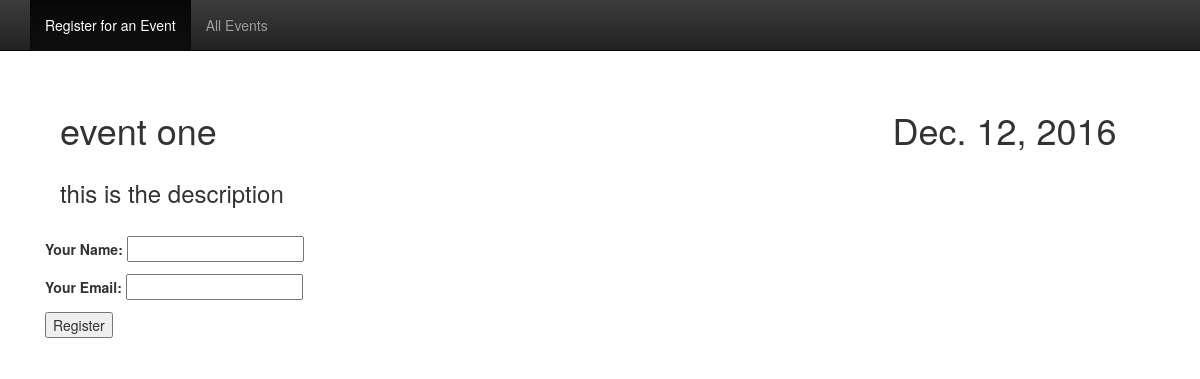
The app's page /events/1/ with its own data.
### events/models.py (models this page shows, shortened)
class Event(models.Model):
    name = models.CharField(max_length=70)
    date_time = models.DateField('Event date time', default=timezone.now)
    description = models.TextField()
    enabled = models.BooleanField(default=True)

### events/views.py (the view)
# urls.py: url(r'^(?P<event_id>[0-9]+)/$', views.detail, name='detail'),
def detail(request, event_id):
  event = get_object_or_404(Event, pk=event_id)
  if request.method == 'POST': # if this is a POST request we need to process the form data
      form = RegisterForm(request.POST)
      if form.is_valid():
          p_id = get_person_id(form)
          attend = Attendance(person_id = p_id, event_id = event_id)
          attend.save()
          return HttpResponseRedirect('/events/')
  else: # if a GET (or any other method) we'll create a blank form
      form = RegisterForm()
      return render(request, 'events/detail.html', {'event': event, 'form': form})
  return render(request, 'events/detail.html', {'event': event, 'form': form})

### events/forms.py
class RegisterForm(forms.Form):
    error_css_class = 'errorlist'
    attendee_name = forms.CharField(label='Your Name', max_length=200)
    attendee_email = forms.CharField(label='Your Email', max_length=200)
    class Meta:
        model = Person

### events/templates/events/detail.html (shortened to what this page needs)
{% extends "base.html" %}
{% block content %}
<div class="starter-template">
  <div>
    <div class='col-md-9'><h1>{{ event.name }}</h1></div>
    <div class='col-md-3'><h1>{{ event.date_time }}</h1></div>
  </div>
  <div>
    <div class='col-md-12'><h3>{{ event.description }}</h3> </div>
  </div>
</div>
<br /><br />
<div>
  <div class='col-md-12'>&nbsp;</div>
  <div class='col-md-12'>
    <form action="/events/{{ event.id }}/" method="post">
        {{ form.as_p }}
        <input type="submit" value="Register" />
    </form>
  </div>
</div>
{% endblock %}

### events/static/events/starter-template.css (style rules this page uses)
body { padding-top: 50px; }
.starter-template { padding: 40px 15px; text-align: left; }

### records on screen
Event: name "event one", date_time "Dec. 12, 2016", description "this is the description"
